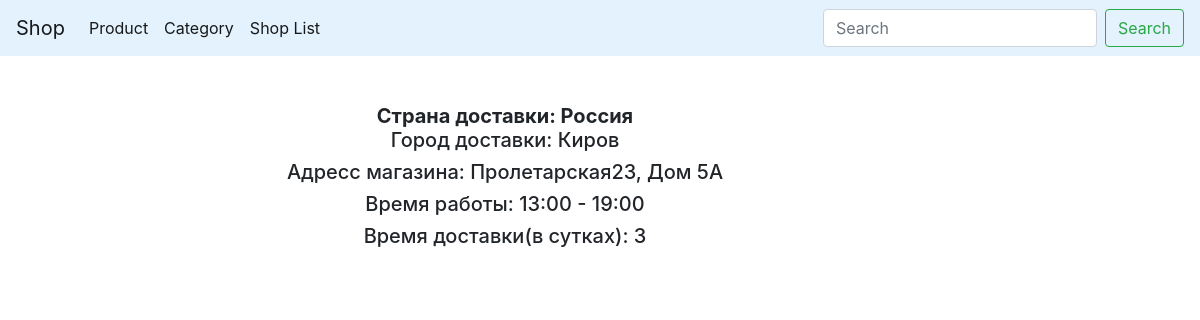
Screenshot of /shop/Пролетарская23, Дом 5А Киров/ with the database file from the repository.
### app/models.py (models this page shows, shortened)
class Shop(models.Model):
    slug = models.SlugField(max_length=150, blank=True, unique=True)
    address = models.CharField(max_length=150)
    country = models.CharField(max_length=150)
    city = models.CharField(max_length=150)
    work_time = models.CharField(max_length=100)
    time_delivery = models.IntegerField()

### app/views.py (the view)
# urls.py: path('shop/<str:slug>/', ShopDetail.as_view(), name='shop_detail_url'),
class ShopDetail(ObjectDetailMixin, View):
    model = Shop
    template = 'app/shop_detail.html'

### app/utils.py (called while the page is built)
    def get(self, request, slug):
        obj = get_object_or_404(self.model, slug__iexact=slug)
        return render(request, self.template, context={self.model.__name__.lower(): obj, 'admin_object': obj, 'detail': True})

### app/templates/app/shop_detail.html (shortened to what this page needs)
{% extends 'app/base_app.html' %}
{% block content %}
<div class="container-fluid">
        <div class="row">
                <div class="col-md-12">
                <div class="container-fluid">
                        <div class="row">
                            <div class="col-md-12">
                                <h5 class="text-center"><dl>
                                <dt>Страна доставки: {{ shop.country }}</dt>
                                <dd>Город доставки: {{ shop.city }}</dd>
                                <dd>Адресс магазина: {{ shop.address }}</dd>
                                <dd>Время работы: {{ shop.work_time }}</dd>
                                <dd>Время доставки(в сутках): {{ shop.time_delivery }}</dd>
                            </dl></h5>
                        </div>
                    </div>
                </div>
{% endblock %}

### rows the page displays
Shop: country "Россия", city "Киров", address "Пролетарская23, Дом 5А", work_time "13:00 - 19:00", time_delivery "3"
